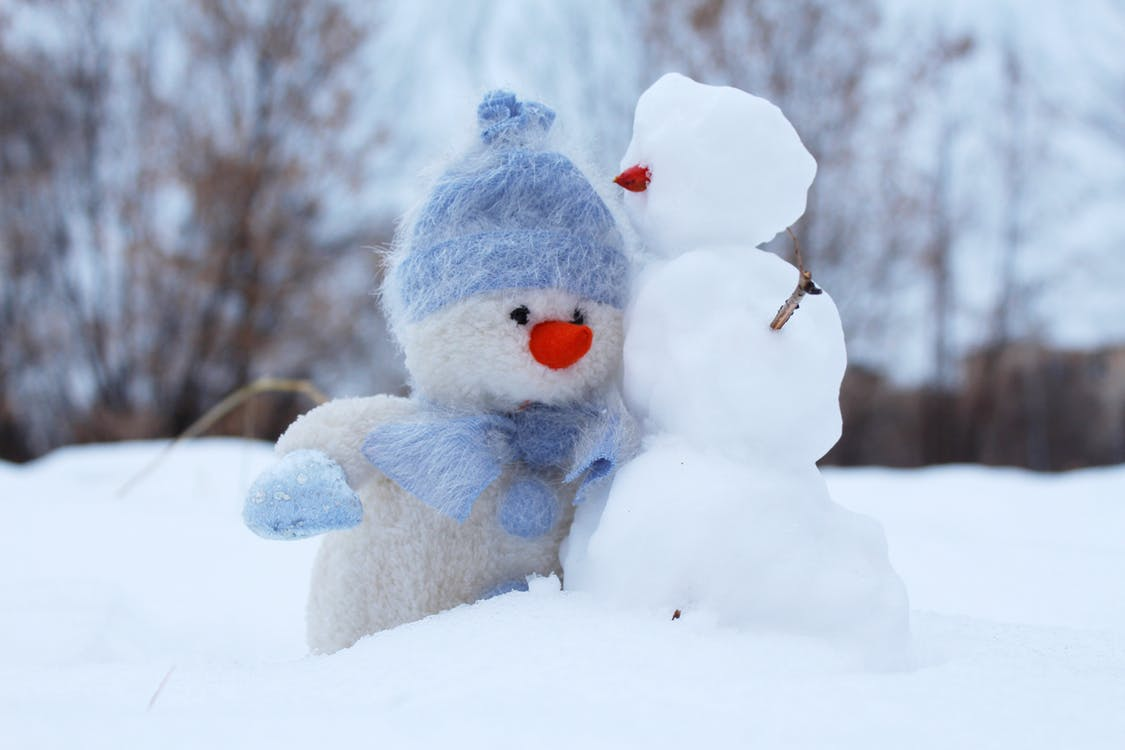
#> input picture Python/old/Pillow包/1.jpeg, 1125 x 750 px
$ python 05.py
#> lines starting #> are read from the running program, lines starting #| are printed output that depends on the picture; pictures that were not available may be replaced by others from this repository, and a replacement may not be noted
"""
从图片1上剪切一块区域，粘贴到图片2上
"""
from __future__ import print_function
from PIL import Image

box = (100, 100, 400, 400)		# 左上右下

im1 = Image.open('1.jpeg')
#> im1 is the input picture: PIL image 1125x750 RGB; mean R, G, B 173.8, 185.7, 204.7
im2 = Image.open('2.jpeg')
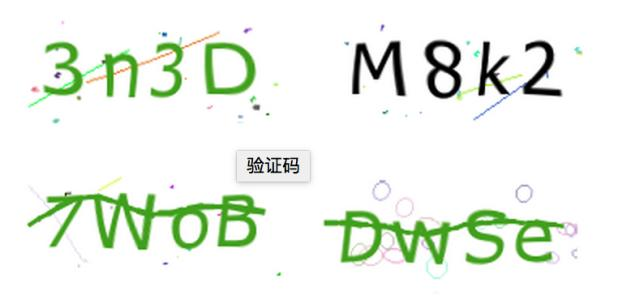
#> input picture Python/old/爬虫/project/数据提取/验证码图片/2.jpg, 631 x 300 px, given in place of 2.jpeg, which was not available
#> im2 is the input picture: PIL image 631x300 RGB; mean R, G, B 235.9, 242.2, 233.3

region = im1.crop(box)
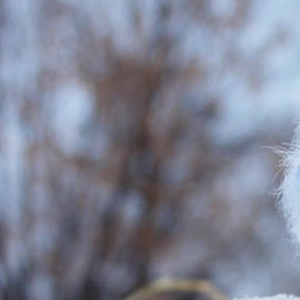
#> region: PIL image 300x300 RGB; mean R, G, B 126, 130.4, 146.4

# print(region)
region.show()
# im1.show()

region = region.transpose(Image.ROTATE_180)
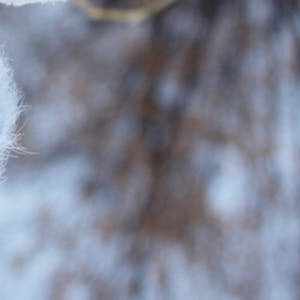
#> region: PIL image 300x300 RGB; mean R, G, B 126, 130.4, 146.4
im2.paste(region, box)
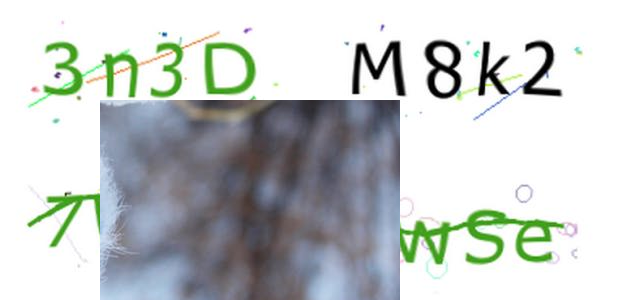
#> im2: PIL image 631x300 RGB; mean R, G, B 198.5, 203.1, 202.3
im2.show()
